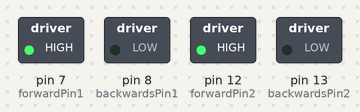
Bench run of a sketch on a simulated Arduino Uno, built with avr-gcc and run on an emulated ATmega328P. Parts: switched loads named in the sketch (green lamp = pin HIGH).

Above: at 0.1 s.
Timing chart, 0 to 1.6 s (numbered marks = the images above):
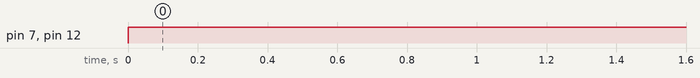

The sketch:

control_motor.ino
```cpp
int forwardPin1 = 7;
int backwardsPin1 = 8;

int forwardPin2 = 12;
int backwardsPin2 = 13;

void setup() {
  pinMode(forwardPin1, OUTPUT);
  pinMode(backwardsPin1, OUTPUT);

  pinMode(forwardPin2, OUTPUT);
  pinMode(backwardsPin2, OUTPUT);

  Serial.begin(9600);
}

void loop() {


  digitalWrite(forwardPin1, HIGH);
  digitalWrite(backwardsPin1, LOW);

  digitalWrite(forwardPin2, HIGH);
  digitalWrite(backwardsPin2, LOW);
}
```

Measured:
- by itself, pin 7 (forwardPin1), pin 12 (forwardPin2): LOW → HIGH at 0.00 s
